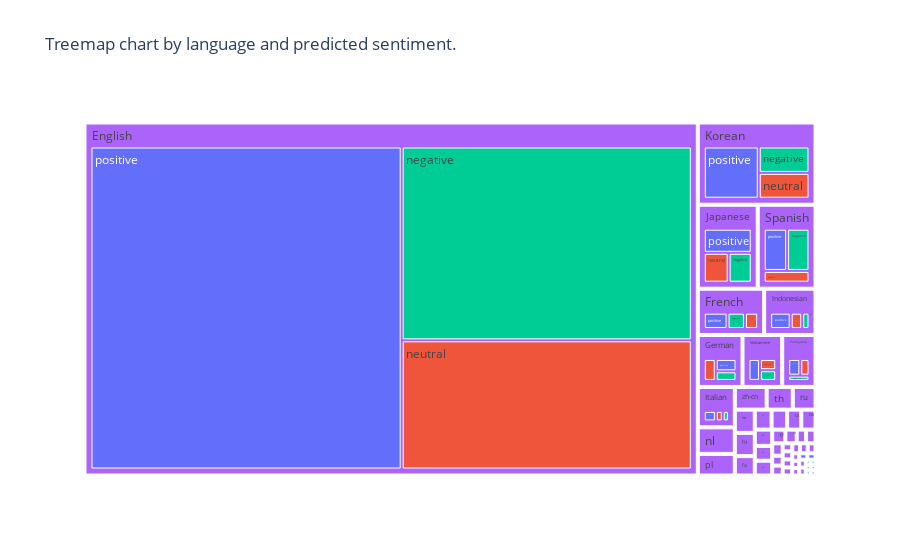

Source (notebook cell):
### Code cell
language_dict = {
    'en': 'English',
    'ko': 'Korean',
    'ja': 'Japanese',
    'es': 'Spanish',
    'fr': 'French',
    'id': 'Indonesian',
    'de': 'German',
    'vi': 'Vietnamese',
    'pt': 'Portuguese',
    'it': 'Italian'
}

df['language'] = df['language'].replace(language_dict)

fig = px.treemap(df, title='Treemap chart by language and predicted sentiment.',
                 path=['language', 'Predicted_Sentiment'], color="Predicted_Sentiment", color_continuous_scale=px.colors.qualitative.Pastel1)
fig.show()

### Figure 1 — Plotly figure (JSON) as saved in the notebook; plotly's stock layout.template omitted (floating-point values rounded to 4 significant figures; data arrays with more than 128 entries replaced by an {"elided": "..."} marker saying what was removed)
{"data": [{"branchvalues": "total", "customdata": {"elided": "179x1 str values"}, "domain": {"x": [0, 1], "y": [0, 1]}, "hovertemplate": "labels=%{label}<br>count=%{value}<br>parent=%{parent}<br>id=%{id}<br>Predicted_Sentiment=%{customdata[0]}<extra></extra>", "ids": {"elided": "179 str values"}, "labels": {"elided": "179 str values"}, "marker": {"colors": {"elided": "179 str values"}}, "name": "", "parents": {"elided": "179 str values"}, "type": "treemap", "values": {"elided": "179 int values"}}], "layout": {"legend": {"tracegroupgap": 0}, "title": {"text": "Treemap chart by language and predicted sentiment."}}}
